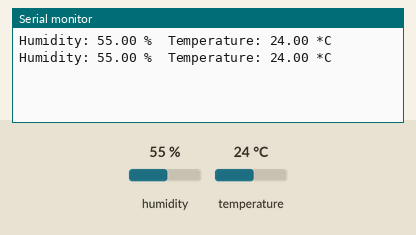
A sketch run on a simulated Arduino Uno, built with avr-gcc and run on an emulated ATmega328P. Parts: the last lines printed to the serial monitor. Inputs (shaded band) come from the test bench; at power-on: humidity 55 %, temperature 24 °C.

Above: at 4.8 s.
4.9 s: humidity set to 22 %
At 6.9 s:
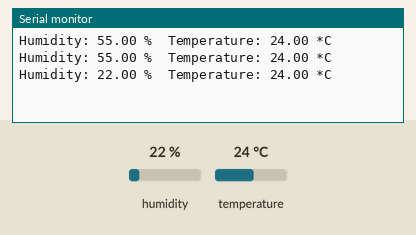
7.9 s: temperature set to 12 °C
At 9.3 s:
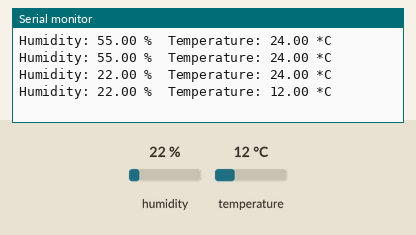
10.9 s: humidity set to 40 %
At 12.9 s:
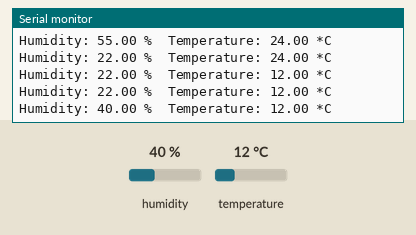
Timing chart, 0 to 14.4 s (numbered marks = the images above; inputs shaded):
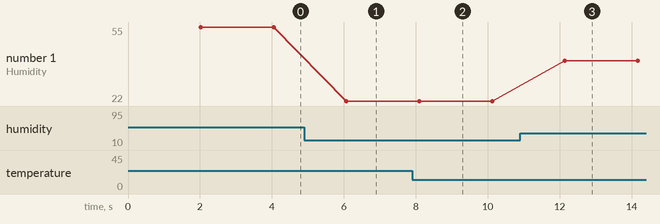

Measured:
- after the input at 4.9 s, the serial monitor: prints a new line after 1.2 s (image 1)
- after the input at 7.9 s, the serial monitor: prints a new line after 0.20 s (image 2)
- after the input at 10.9 s, the serial monitor: prints a new line after 1.2 s (image 3)
- plotted number 1: 55 → 22 after the input at 4.9 s, 22 → 40 after the input at 10.9 s

The sketch:

2.SMARS_Humidity.ino
```cpp
/********************************************************************************
*********************************************************************************
********************************   SMARS ROVER  *********************************
Programa básico para leer del sensor de humedad y temperatura DHT11
@pedro_b_m
https://github.com/clasedetecnologia/SMARS/
********************************************************************************
********************************************************************************/
#include <DHT.h>
#include <DHT_U.h>
#define DHTTYPE DHT11   // DHT 11


// Connect pin 1 (on the left) of the sensor to +5V
// Connect pin 2 of the sensor to whatever your DHTPIN is
// Connect pin 4 (on the right) of the sensor to GROUND
// Connect a 10K resistor from pin 2 (data) to pin 1 (power) of the sensor

#define DHTPin A5     // what digital pin we're connected to
DHT dht(DHTPin, DHTTYPE);

void setup() {
   Serial.begin(9600);
   dht.begin();
}

void loop() {
   // Wait a few seconds between measurements.
   delay(2000);
   // Reading temperature or humidity takes about 250 milliseconds!
   float h = dht.readHumidity();//Leo humedad
   float t = dht.readTemperature();//Leo temperatura

   if (isnan(h) || isnan(t)) {
      Serial.println("Failed to read from DHT sensor!");
      return;
   }

   //¿Qué hacen estas lineas?
   //Busca información acerca del puerto serie en Arduino
   Serial.print("Humidity: ");
   Serial.print(h);
   Serial.print(" %\t");
   Serial.print("Temperature: ");
   Serial.print(t);
   Serial.println(" *C ");
}
```
